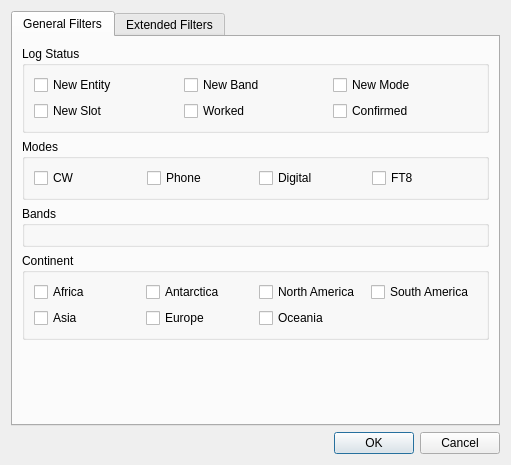
<?xml version="1.0" encoding="UTF-8"?>
<ui version="4.0">
 <class>DxFilterDialog</class>
 <widget class="QDialog" name="DxFilterDialog">
  <property name="geometry">
   <rect>
    <x>0</x>
    <y>0</y>
    <width>511</width>
    <height>465</height>
   </rect>
  </property>
  <property name="sizePolicy">
   <sizepolicy hsizetype="Expanding" vsizetype="Expanding">
    <horstretch>0</horstretch>
    <verstretch>0</verstretch>
   </sizepolicy>
  </property>
  <property name="windowTitle">
   <string>DX Cluster Filters</string>
  </property>
  <property name="modal">
   <bool>true</bool>
  </property>
  <layout class="QVBoxLayout" name="verticalLayout">
   <item>
    <widget class="QTabWidget" name="tabWidget">
     <property name="currentIndex">
      <number>0</number>
     </property>
     <widget class="QWidget" name="general_filters">
      <property name="sizePolicy">
       <sizepolicy hsizetype="Expanding" vsizetype="Expanding">
        <horstretch>0</horstretch>
        <verstretch>0</verstretch>
       </sizepolicy>
      </property>
      <attribute name="title">
       <string>General Filters</string>
      </attribute>
      <layout class="QGridLayout" name="gridLayout">
       <item row="2" column="0">
        <widget class="QGroupBox" name="bands">
         <property name="title">
          <string>Bands</string>
         </property>
         <layout class="QVBoxLayout" name="verticalLayout_6">
          <item>
           <layout class="QGridLayout" name="band_group"/>
          </item>
         </layout>
        </widget>
       </item>
       <item row="4" column="0">
        <spacer name="verticalSpacer">
         <property name="orientation">
          <enum>Qt::Vertical</enum>
         </property>
         <property name="sizeHint" stdset="0">
          <size>
           <width>20</width>
           <height>40</height>
          </size>
         </property>
        </spacer>
       </item>
       <item row="1" column="0">
        <widget class="QGroupBox" name="modes">
         <property name="sizePolicy">
          <sizepolicy hsizetype="Expanding" vsizetype="Minimum">
           <horstretch>0</horstretch>
           <verstretch>0</verstretch>
          </sizepolicy>
         </property>
         <property name="maximumSize">
          <size>
           <width>701</width>
           <height>356</height>
          </size>
         </property>
         <property name="title">
          <string>Modes</string>
         </property>
         <layout class="QVBoxLayout" name="verticalLayout_2">
          <item>
           <layout class="QGridLayout" name="modes_group">
            <property name="horizontalSpacing">
             <number>7</number>
            </property>
            <item row="0" column="1">
             <widget class="QCheckBox" name="phonecheckbox">
              <property name="sizePolicy">
               <sizepolicy hsizetype="Expanding" vsizetype="Preferred">
                <horstretch>0</horstretch>
                <verstretch>0</verstretch>
               </sizepolicy>
              </property>
              <property name="text">
               <string>Phone</string>
              </property>
             </widget>
            </item>
            <item row="0" column="0">
             <widget class="QCheckBox" name="cwcheckbox">
              <property name="sizePolicy">
               <sizepolicy hsizetype="Expanding" vsizetype="Preferred">
                <horstretch>0</horstretch>
                <verstretch>0</verstretch>
               </sizepolicy>
              </property>
              <property name="text">
               <string>CW</string>
              </property>
             </widget>
            </item>
            <item row="0" column="2">
             <widget class="QCheckBox" name="digitalcheckbox">
              <property name="sizePolicy">
               <sizepolicy hsizetype="Expanding" vsizetype="Preferred">
                <horstretch>0</horstretch>
                <verstretch>0</verstretch>
               </sizepolicy>
              </property>
              <property name="text">
               <string>Digital</string>
              </property>
             </widget>
            </item>
            <item row="0" column="3">
             <widget class="QCheckBox" name="ft8checkbox">
              <property name="sizePolicy">
               <sizepolicy hsizetype="Expanding" vsizetype="Preferred">
                <horstretch>0</horstretch>
                <verstretch>0</verstretch>
               </sizepolicy>
              </property>
              <property name="text">
               <string>FT8</string>
              </property>
             </widget>
            </item>
           </layout>
          </item>
         </layout>
        </widget>
       </item>
       <item row="3" column="0">
        <widget class="QGroupBox" name="continent">
         <property name="title">
          <string>Continent</string>
         </property>
         <layout class="QVBoxLayout" name="verticalLayout_3">
          <item>
           <layout class="QGridLayout" name="cont_group">
            <item row="0" column="2">
             <widget class="QCheckBox" name="nacheckbox">
              <property name="text">
               <string>North America</string>
              </property>
             </widget>
            </item>
            <item row="0" column="3">
             <widget class="QCheckBox" name="sacheckbox">
              <property name="text">
               <string>South America</string>
              </property>
             </widget>
            </item>
            <item row="1" column="2">
             <widget class="QCheckBox" name="occheckbox">
              <property name="text">
               <string>Oceania</string>
              </property>
             </widget>
            </item>
            <item row="0" column="1">
             <widget class="QCheckBox" name="ancheckbox">
              <property name="text">
               <string>Antarctica</string>
              </property>
             </widget>
            </item>
            <item row="1" column="1">
             <widget class="QCheckBox" name="eucheckbox">
              <property name="text">
               <string>Europe</string>
              </property>
             </widget>
            </item>
            <item row="0" column="0">
             <widget class="QCheckBox" name="afcheckbox">
              <property name="text">
               <string>Africa</string>
              </property>
             </widget>
            </item>
            <item row="1" column="0">
             <widget class="QCheckBox" name="ascheckbox">
              <property name="text">
               <string>Asia</string>
              </property>
             </widget>
            </item>
           </layout>
          </item>
         </layout>
        </widget>
       </item>
       <item row="0" column="0">
        <widget class="QGroupBox" name="groupBox">
         <property name="title">
          <string>Log Status</string>
         </property>
         <layout class="QVBoxLayout" name="verticalLayout_7">
          <item>
           <layout class="QGridLayout" name="status_group">
            <item row="0" column="2">
             <widget class="QCheckBox" name="newModecheckbox">
              <property name="text">
               <string>New Mode</string>
              </property>
             </widget>
            </item>
            <item row="0" column="0">
             <widget class="QCheckBox" name="newEntitycheckbox">
              <property name="text">
               <string>New Entity</string>
              </property>
             </widget>
            </item>
            <item row="0" column="1">
             <widget class="QCheckBox" name="newBandcheckbox">
              <property name="text">
               <string>New Band</string>
              </property>
             </widget>
            </item>
            <item row="1" column="0">
             <widget class="QCheckBox" name="newSlotcheckbox">
              <property name="text">
               <string>New Slot</string>
              </property>
             </widget>
            </item>
            <item row="1" column="1">
             <widget class="QCheckBox" name="workedcheckbox">
              <property name="text">
               <string>Worked</string>
              </property>
             </widget>
            </item>
            <item row="1" column="2">
             <widget class="QCheckBox" name="confirmedcheckbox">
              <property name="text">
               <string>Confirmed</string>
              </property>
             </widget>
            </item>
           </layout>
          </item>
         </layout>
        </widget>
       </item>
      </layout>
     </widget>
     <widget class="QWidget" name="extended_filters">
      <attribute name="title">
       <string>Extended Filters</string>
      </attribute>
      <layout class="QVBoxLayout" name="verticalLayout_5">
       <item>
        <widget class="QGroupBox" name="cont_group_spotter_2">
         <property name="title">
          <string>Spotter Continent</string>
         </property>
         <layout class="QVBoxLayout" name="verticalLayout_4">
          <item>
           <layout class="QGridLayout" name="cont_group_spotter">
            <item row="0" column="3">
             <widget class="QCheckBox" name="sacheckbox_spotter">
              <property name="text">
               <string>South America</string>
              </property>
             </widget>
            </item>
            <item row="0" column="1">
             <widget class="QCheckBox" name="ancheckbox_spotter">
              <property name="text">
               <string>Antarctica</string>
              </property>
             </widget>
            </item>
            <item row="0" column="2">
             <widget class="QCheckBox" name="nacheckbox_spotter">
              <property name="text">
               <string>North America</string>
              </property>
             </widget>
            </item>
            <item row="1" column="0">
             <widget class="QCheckBox" name="ascheckbox_spotter">
              <property name="text">
               <string>Asia</string>
              </property>
             </widget>
            </item>
            <item row="1" column="1">
             <widget class="QCheckBox" name="eucheckbox_spotter">
              <property name="text">
               <string>Europe</string>
              </property>
             </widget>
            </item>
            <item row="0" column="0">
             <widget class="QCheckBox" name="afcheckbox_spotter">
              <property name="text">
               <string>Africa</string>
              </property>
             </widget>
            </item>
            <item row="1" column="2">
             <widget class="QCheckBox" name="occheckbox_spotter">
              <property name="text">
               <string>Oceania</string>
              </property>
             </widget>
            </item>
           </layout>
          </item>
         </layout>
        </widget>
       </item>
       <item>
        <widget class="QGroupBox" name="deduplicationGroupBox">
         <property name="toolTip">
          <string>Do not show the following spots when they have the same Callsign and their time difference is lower than Time Diff and their frequency difference is lower than Freq Diff</string>
         </property>
         <property name="title">
          <string>Spots Dedup</string>
         </property>
         <property name="checkable">
          <bool>true</bool>
         </property>
         <layout class="QFormLayout" name="formLayout">
          <property name="horizontalSpacing">
           <number>4</number>
          </property>
          <property name="verticalSpacing">
           <number>4</number>
          </property>
          <property name="leftMargin">
           <number>6</number>
          </property>
          <property name="topMargin">
           <number>6</number>
          </property>
          <property name="rightMargin">
           <number>6</number>
          </property>
          <property name="bottomMargin">
           <number>6</number>
          </property>
          <item row="0" column="0">
           <widget class="QLabel" name="dedupTimeDiffLabel">
            <property name="text">
             <string>Time difference</string>
            </property>
           </widget>
          </item>
          <item row="0" column="1">
           <widget class="QSpinBox" name="dedupTimeDiffSpinbox">
            <property name="suffix">
             <string>s</string>
            </property>
            <property name="minimum">
             <number>1</number>
            </property>
            <property name="maximum">
             <number>9999</number>
            </property>
           </widget>
          </item>
          <item row="1" column="0">
           <widget class="QLabel" name="dedupFreqDiffLabel">
            <property name="text">
             <string>Frequency difference</string>
            </property>
           </widget>
          </item>
          <item row="1" column="1">
           <widget class="QSpinBox" name="dedupFreqDiffSpinbox">
            <property name="suffix">
             <string> kHz</string>
            </property>
            <property name="prefix">
             <string notr="true">± </string>
            </property>
            <property name="minimum">
             <number>1</number>
            </property>
            <property name="maximum">
             <number>100</number>
            </property>
           </widget>
          </item>
         </layout>
        </widget>
       </item>
       <item>
        <widget class="QGroupBox" name="memberGroupBox">
         <property name="title">
          <string>Member</string>
         </property>
         <property name="checkable">
          <bool>true</bool>
         </property>
         <layout class="QVBoxLayout" name="verticalLayout_9">
          <item>
           <layout class="QGridLayout" name="dxMemberGrid"/>
          </item>
         </layout>
        </widget>
       </item>
       <item>
        <spacer name="verticalSpacer_3">
         <property name="orientation">
          <enum>Qt::Vertical</enum>
         </property>
         <property name="sizeHint" stdset="0">
          <size>
           <width>20</width>
           <height>40</height>
          </size>
         </property>
        </spacer>
       </item>
      </layout>
     </widget>
    </widget>
   </item>
   <item>
    <layout class="QHBoxLayout" name="horizontalLayout_2">
     <item>
      <widget class="QDialogButtonBox" name="buttonBox">
       <property name="sizePolicy">
        <sizepolicy hsizetype="Expanding" vsizetype="Fixed">
         <horstretch>0</horstretch>
         <verstretch>0</verstretch>
        </sizepolicy>
       </property>
       <property name="orientation">
        <enum>Qt::Horizontal</enum>
       </property>
       <property name="standardButtons">
        <set>QDialogButtonBox::Cancel|QDialogButtonBox::Ok</set>
       </property>
      </widget>
     </item>
    </layout>
   </item>
  </layout>
 </widget>
 <tabstops>
  <tabstop>tabWidget</tabstop>
  <tabstop>newEntitycheckbox</tabstop>
  <tabstop>newBandcheckbox</tabstop>
  <tabstop>newModecheckbox</tabstop>
  <tabstop>newSlotcheckbox</tabstop>
  <tabstop>workedcheckbox</tabstop>
  <tabstop>confirmedcheckbox</tabstop>
  <tabstop>cwcheckbox</tabstop>
  <tabstop>phonecheckbox</tabstop>
  <tabstop>digitalcheckbox</tabstop>
  <tabstop>ft8checkbox</tabstop>
  <tabstop>afcheckbox</tabstop>
  <tabstop>ancheckbox</tabstop>
  <tabstop>nacheckbox</tabstop>
  <tabstop>sacheckbox</tabstop>
  <tabstop>ascheckbox</tabstop>
  <tabstop>eucheckbox</tabstop>
  <tabstop>occheckbox</tabstop>
  <tabstop>afcheckbox_spotter</tabstop>
  <tabstop>ancheckbox_spotter</tabstop>
  <tabstop>nacheckbox_spotter</tabstop>
  <tabstop>sacheckbox_spotter</tabstop>
  <tabstop>ascheckbox_spotter</tabstop>
  <tabstop>eucheckbox_spotter</tabstop>
  <tabstop>occheckbox_spotter</tabstop>
  <tabstop>deduplicationGroupBox</tabstop>
  <tabstop>dedupTimeDiffSpinbox</tabstop>
  <tabstop>dedupFreqDiffSpinbox</tabstop>
  <tabstop>memberGroupBox</tabstop>
 </tabstops>
 <resources/>
 <connections>
  <connection>
   <sender>buttonBox</sender>
   <signal>accepted()</signal>
   <receiver>DxFilterDialog</receiver>
   <slot>accept()</slot>
   <hints>
    <hint type="sourcelabel">
     <x>248</x>
     <y>254</y>
    </hint>
    <hint type="destinationlabel">
     <x>157</x>
     <y>274</y>
    </hint>
   </hints>
  </connection>
  <connection>
   <sender>buttonBox</sender>
   <signal>rejected()</signal>
   <receiver>DxFilterDialog</receiver>
   <slot>reject()</slot>
   <hints>
    <hint type="sourcelabel">
     <x>316</x>
     <y>260</y>
    </hint>
    <hint type="destinationlabel">
     <x>286</x>
     <y>274</y>
    </hint>
   </hints>
  </connection>
 </connections>
</ui>
